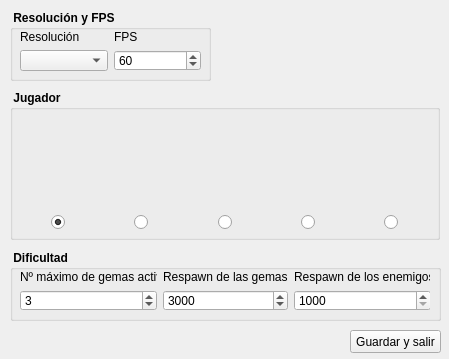
<?xml version="1.0" encoding="UTF-8"?>
<ui version="4.0">
 <class>MainWindow</class>
 <widget class="QMainWindow" name="MainWindow">
  <property name="geometry">
   <rect>
    <x>0</x>
    <y>0</y>
    <width>449</width>
    <height>359</height>
   </rect>
  </property>
  <property name="windowTitle">
   <string>Gemas - Configuración</string>
  </property>
  <widget class="QWidget" name="centralwidget">
   <widget class="QGroupBox" name="grbJuego">
    <property name="geometry">
     <rect>
      <x>10</x>
      <y>10</y>
      <width>201</width>
      <height>71</height>
     </rect>
    </property>
    <property name="font">
     <font>
      <weight>75</weight>
      <bold>true</bold>
     </font>
    </property>
    <property name="title">
     <string> Resolución y FPS </string>
    </property>
    <property name="flat">
     <bool>false</bool>
    </property>
    <widget class="QWidget" name="">
     <property name="geometry">
      <rect>
       <x>10</x>
       <y>20</y>
       <width>181</width>
       <height>41</height>
      </rect>
     </property>
     <layout class="QGridLayout" name="gridLayout_2">
      <item row="0" column="0">
       <widget class="QLabel" name="lblResolucion">
        <property name="font">
         <font>
          <weight>50</weight>
          <bold>false</bold>
         </font>
        </property>
        <property name="text">
         <string>Resolución</string>
        </property>
       </widget>
      </item>
      <item row="0" column="1">
       <widget class="QLabel" name="lblFPS">
        <property name="font">
         <font>
          <weight>50</weight>
          <bold>false</bold>
         </font>
        </property>
        <property name="text">
         <string>FPS</string>
        </property>
       </widget>
      </item>
      <item row="1" column="0">
       <widget class="QComboBox" name="cbbResolucion">
        <property name="font">
         <font>
          <weight>50</weight>
          <bold>false</bold>
         </font>
        </property>
       </widget>
      </item>
      <item row="1" column="1">
       <widget class="QSpinBox" name="spbFPS">
        <property name="font">
         <font>
          <weight>50</weight>
          <bold>false</bold>
         </font>
        </property>
        <property name="minimum">
         <number>15</number>
        </property>
        <property name="maximum">
         <number>150</number>
        </property>
        <property name="value">
         <number>60</number>
        </property>
       </widget>
      </item>
     </layout>
    </widget>
   </widget>
   <widget class="QGroupBox" name="grbJugador">
    <property name="geometry">
     <rect>
      <x>10</x>
      <y>90</y>
      <width>430</width>
      <height>150</height>
     </rect>
    </property>
    <property name="font">
     <font>
      <weight>75</weight>
      <bold>true</bold>
     </font>
    </property>
    <property name="title">
     <string> Jugador </string>
    </property>
    <widget class="QWidget" name="">
     <property name="geometry">
      <rect>
       <x>10</x>
       <y>20</y>
       <width>410</width>
       <height>120</height>
      </rect>
     </property>
     <layout class="QGridLayout" name="gridLayout">
      <item row="0" column="0" alignment="Qt::AlignHCenter">
       <widget class="QLabel" name="lblJugador1">
        <property name="text">
         <string/>
        </property>
        <property name="pixmap">
         <pixmap>../imagenes/jugador1.png</pixmap>
        </property>
       </widget>
      </item>
      <item row="0" column="1">
       <widget class="QLabel" name="lblJugador2">
        <property name="text">
         <string/>
        </property>
        <property name="pixmap">
         <pixmap>../imagenes/jugador2.png</pixmap>
        </property>
       </widget>
      </item>
      <item row="0" column="2">
       <widget class="QLabel" name="lblJugador3">
        <property name="text">
         <string/>
        </property>
        <property name="pixmap">
         <pixmap>../imagenes/jugador3.png</pixmap>
        </property>
       </widget>
      </item>
      <item row="0" column="3">
       <widget class="QLabel" name="lblJugador4">
        <property name="text">
         <string/>
        </property>
        <property name="pixmap">
         <pixmap>../imagenes/jugador4.png</pixmap>
        </property>
       </widget>
      </item>
      <item row="0" column="4">
       <widget class="QLabel" name="lblJugador5">
        <property name="text">
         <string/>
        </property>
        <property name="pixmap">
         <pixmap>../imagenes/jugador5.png</pixmap>
        </property>
       </widget>
      </item>
      <item row="1" column="0" alignment="Qt::AlignHCenter">
       <widget class="QRadioButton" name="rdbJugador1">
        <property name="text">
         <string/>
        </property>
        <property name="checked">
         <bool>true</bool>
        </property>
       </widget>
      </item>
      <item row="1" column="1" alignment="Qt::AlignHCenter">
       <widget class="QRadioButton" name="rdbJugador2">
        <property name="text">
         <string/>
        </property>
       </widget>
      </item>
      <item row="1" column="2" alignment="Qt::AlignHCenter">
       <widget class="QRadioButton" name="rdbJugador3">
        <property name="text">
         <string/>
        </property>
       </widget>
      </item>
      <item row="1" column="3" alignment="Qt::AlignHCenter">
       <widget class="QRadioButton" name="rdbJugador4">
        <property name="text">
         <string/>
        </property>
       </widget>
      </item>
      <item row="1" column="4" alignment="Qt::AlignHCenter">
       <widget class="QRadioButton" name="rdbJugador5">
        <property name="text">
         <string/>
        </property>
       </widget>
      </item>
     </layout>
    </widget>
   </widget>
   <widget class="QGroupBox" name="grbDificultad">
    <property name="geometry">
     <rect>
      <x>10</x>
      <y>250</y>
      <width>431</width>
      <height>71</height>
     </rect>
    </property>
    <property name="font">
     <font>
      <weight>75</weight>
      <bold>true</bold>
     </font>
    </property>
    <property name="title">
     <string> Dificultad </string>
    </property>
    <widget class="QWidget" name="">
     <property name="geometry">
      <rect>
       <x>10</x>
       <y>20</y>
       <width>410</width>
       <height>41</height>
      </rect>
     </property>
     <layout class="QGridLayout" name="gridLayout_3">
      <item row="0" column="0">
       <widget class="QLabel" name="lblGemasMaxActivas">
        <property name="font">
         <font>
          <weight>50</weight>
          <bold>false</bold>
         </font>
        </property>
        <property name="text">
         <string>Nº máximo de gemas activas</string>
        </property>
       </widget>
      </item>
      <item row="0" column="1">
       <widget class="QLabel" name="lblGemasRespawn">
        <property name="font">
         <font>
          <weight>50</weight>
          <bold>false</bold>
         </font>
        </property>
        <property name="text">
         <string>Respawn de las gemas</string>
        </property>
       </widget>
      </item>
      <item row="0" column="2">
       <widget class="QLabel" name="lblEnemigosRespawn">
        <property name="font">
         <font>
          <weight>50</weight>
          <bold>false</bold>
         </font>
        </property>
        <property name="text">
         <string>Respawn de los enemigos</string>
        </property>
       </widget>
      </item>
      <item row="1" column="0">
       <widget class="QSpinBox" name="spinBox_2">
        <property name="font">
         <font>
          <weight>50</weight>
          <bold>false</bold>
         </font>
        </property>
        <property name="minimum">
         <number>1</number>
        </property>
        <property name="maximum">
         <number>10</number>
        </property>
        <property name="value">
         <number>3</number>
        </property>
       </widget>
      </item>
      <item row="1" column="1">
       <widget class="QSpinBox" name="spinBox_3">
        <property name="font">
         <font>
          <weight>50</weight>
          <bold>false</bold>
         </font>
        </property>
        <property name="toolTip">
         <string>Tiempo en milisegundos</string>
        </property>
        <property name="minimum">
         <number>1000</number>
        </property>
        <property name="maximum">
         <number>10000</number>
        </property>
        <property name="value">
         <number>3000</number>
        </property>
       </widget>
      </item>
      <item row="1" column="2">
       <widget class="QSpinBox" name="spinBox_4">
        <property name="font">
         <font>
          <weight>50</weight>
          <bold>false</bold>
         </font>
        </property>
        <property name="toolTip">
         <string>Tiempo en milisegundos</string>
        </property>
        <property name="minimum">
         <number>1000</number>
        </property>
        <property name="maximum">
         <number>15000</number>
        </property>
       </widget>
      </item>
     </layout>
    </widget>
   </widget>
   <widget class="QPushButton" name="pbtGuardar">
    <property name="geometry">
     <rect>
      <x>350</x>
      <y>330</y>
      <width>91</width>
      <height>23</height>
     </rect>
    </property>
    <property name="text">
     <string>Guardar y salir</string>
    </property>
   </widget>
  </widget>
 </widget>
 <resources/>
 <connections/>
</ui>
